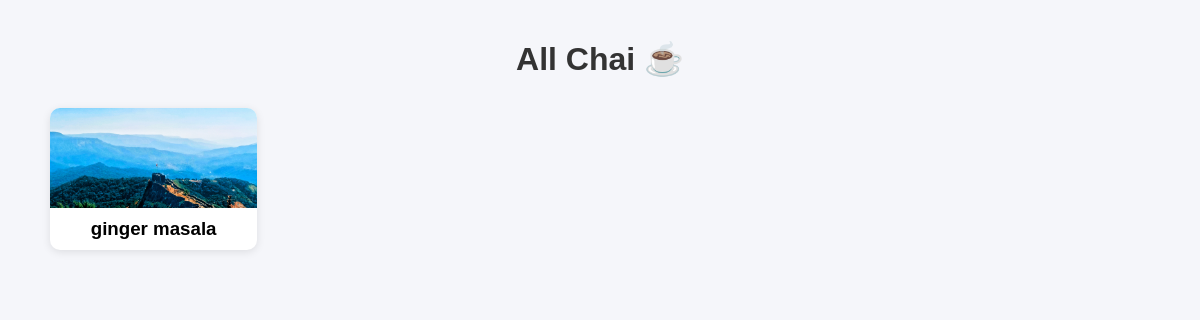
The app's page /chai/, older data.
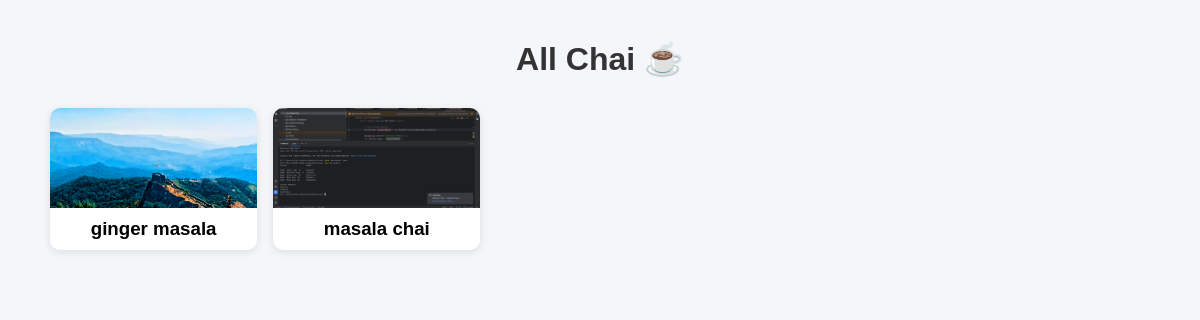
The same page, newer data.
### chai/models.py (models this page shows, shortened)
class ChaiVarity(models.Model):
    CHAI_TYPE_CHOICE = [
        ('ML', 'MASALA'),
        ('GR', 'GINGER'),
        ('KL', 'KIWI'),
        ('PL', 'PLAIN'),
        ('EL', 'ELACHI'),
    ]
    name = models.CharField(max_length=100)
    image = models.ImageField(upload_to='chais/')
    date_added = models.DateTimeField(default=timezone.now)
    type = models.CharField(max_length=2, choices=CHAI_TYPE_CHOICE)

### chai/views.py (the view)
# urls.py: path('',views.all_chai,name='all_chai'),
def all_chai(request):
    chais = ChaiVarity.objects.all()
    return render(request, 'chai/index.html', {'chais': chais})

### chai/templates/chai/index.html (shortened to what this page needs)
{% extends "website/layout.html" %}
{% block body %}
<h1>All Chai ☕</h1>
<div style="
  display: grid;
  grid-template-columns: repeat(auto-fill, minmax(200px, 1fr));
  gap: 16px;
">
  {% for chai in chais %}
    <div style="
      background: #fff;
      border-radius: 10px;
      box-shadow: 0 2px 8px rgba(0,0,0,0.1);
      overflow: hidden;
      text-align: center;
    ">
      <img
        src="{{ chai.image.url }}"
        alt="{{ chai.name }}"
        style="
          width: 100%;
          height: 100px;      /* <-- SMALL IMAGE */
          object-fit: cover;
          display: block;
        "
      >
      <h3 style="margin: 10px 0;">{{ chai.name }}</h3>
    </div>
  {% endfor %}
</div>
{% endblock %}

### templates/website/layout.html (shortened to what this page needs)
{% load static %}
<!DOCTYPE html>
<html>
<head>
  <link rel="stylesheet" href="{% static 'styles.css' %}">
</head>
<body>
  <div class="container">
    {% block body %}{% endblock %}
  </div>
</body>
</html>

### static/styles.css (style rules this page uses)
body { margin: 0; font-family: Arial, sans-serif; background: #f5f6fa; }
.container { max-width: 1100px; margin: 40px auto; padding: 0 20px; }
h1 { text-align: center; margin-bottom: 30px; color: #333; }

Row changes from the older to the newer data that the page shows:
added ChaiVarity: image (picture), name "masala chai"
